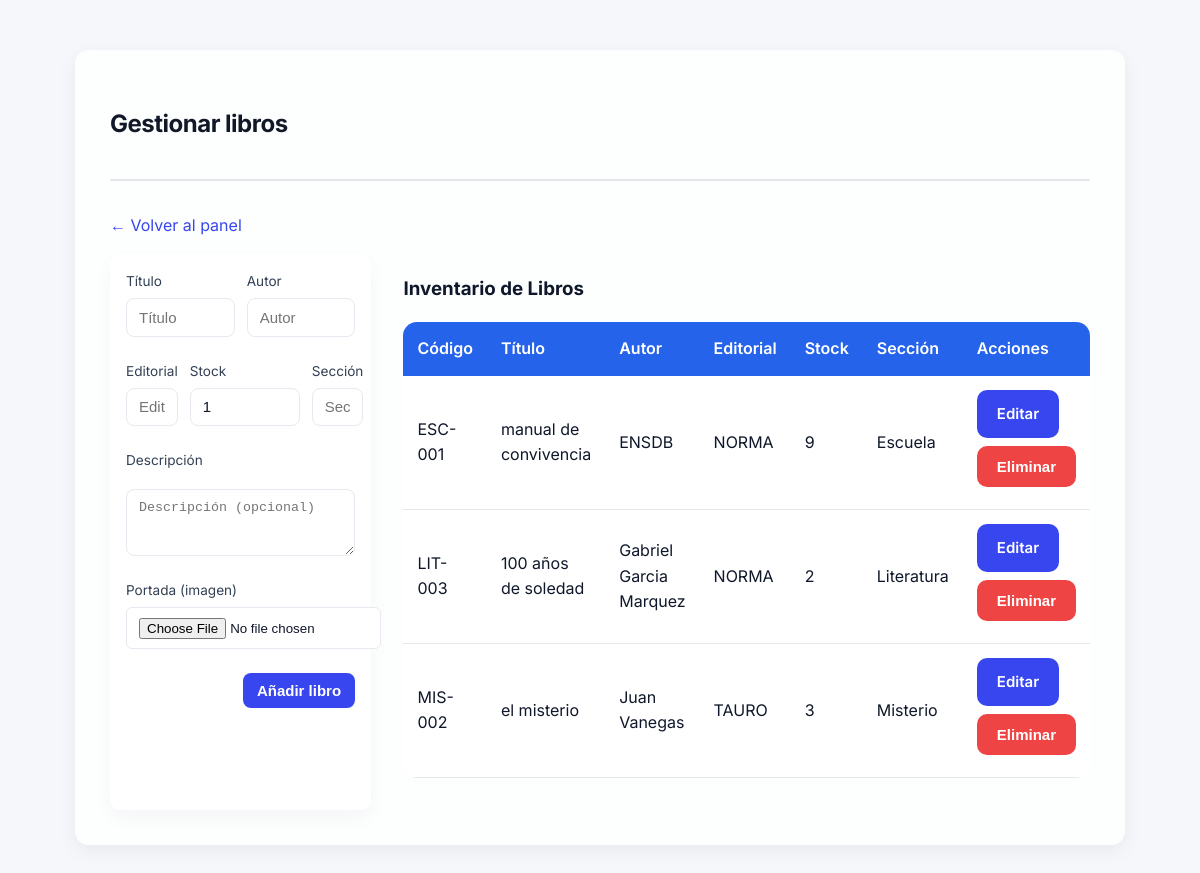
The page /admin_libros (signed in) on the database as committed earlier.
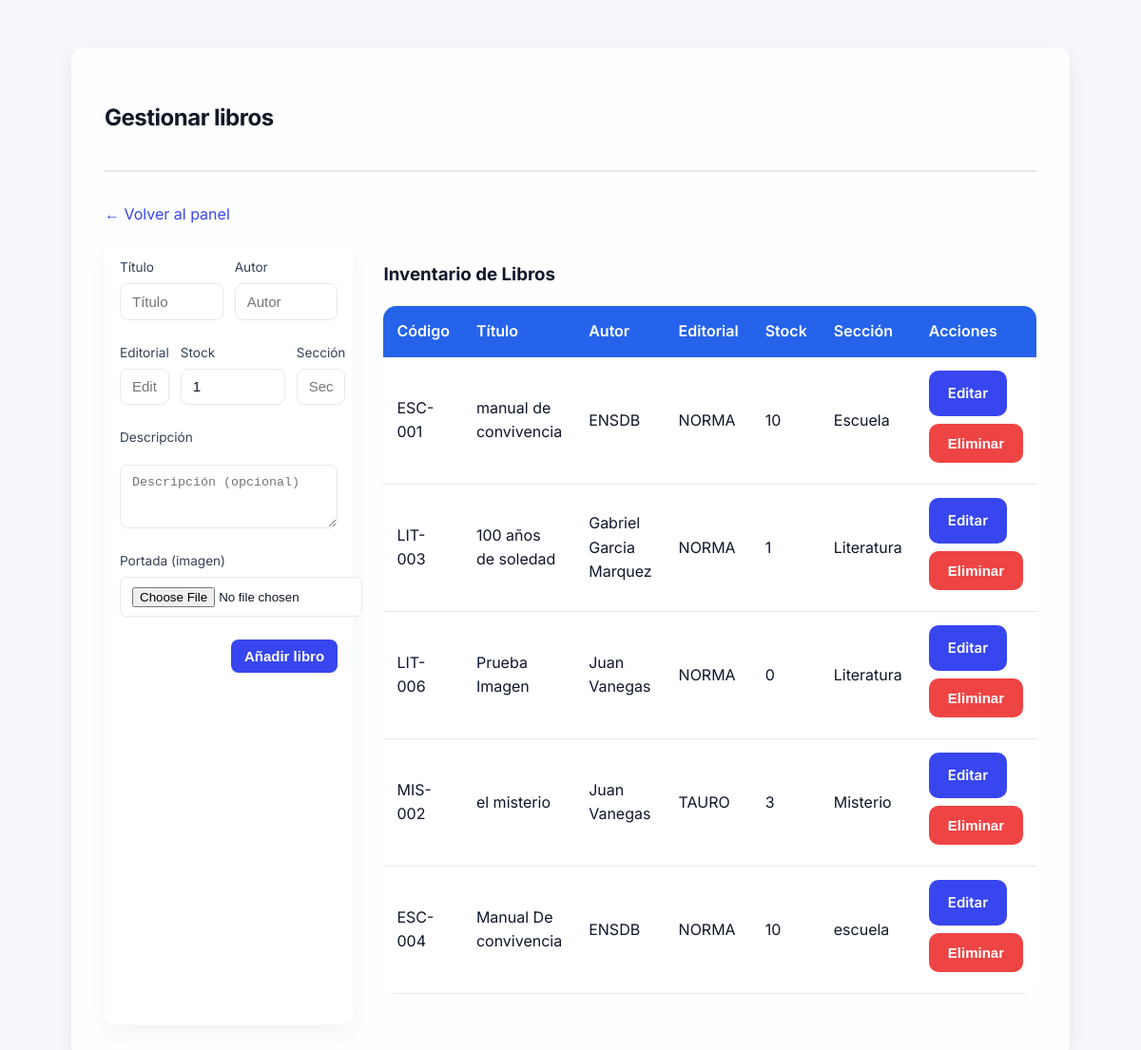
The same page on the database as committed later.
### tables this page shows
CREATE TABLE libro (
                id INTEGER PRIMARY KEY AUTOINCREMENT,
                titulo TEXT NOT NULL,
                autor TEXT NOT NULL,
                editorial TEXT NOT NULL,
                stock INTEGER NOT NULL,
                seccion TEXT NOT NULL
            , codigo_libro TEXT, portada_filename TEXT);

### biblioteca/app.py (the view, shortened to what this page needs)
@app.route('/admin_libros', methods=['GET', 'POST'])
def admin_libros():
    if not session.get('admin'):
        return redirect(url_for('admin_login'))
    conn = get_db_connection()
    libros = conn.execute('SELECT * FROM libro ORDER BY seccion, codigo_libro').fetchall()
    conn.close()
    return render_template('admin_libros.html', libros=libros)

### biblioteca/app.py (called while the page is built)
def get_db_connection():
    conn = sqlite3.connect(DATABASE)
    conn.row_factory = sqlite3.Row
    return conn

### biblioteca/templates/admin_libros.html (shortened to what this page needs)
<!DOCTYPE html>
<html lang="es">
<head>
    <link rel="stylesheet" href="{{ url_for('static', filename='css/styles.css') }}">
</head>
<body>
    <div class="container">
        <header class="header">
            <h2>Gestionar libros</h2>
        </header>
        {% block content %}
        <div style="margin-bottom:1rem;">
          <a href="{{ url_for('admin_panel') }}" class="btn-anim" style="display:inline-flex;align-items:center;gap:.5rem;">← Volver al panel</a>
        </div>
        <div class="admin-content">
            <form method="post" enctype="multipart/form-data" class="book-form" style="max-width:900px;margin:0 auto;">
              <div class="form-row">
                <div class="field">
                  <label for="titulo">Título</label>
                  <input id="titulo" type="text" name="titulo" placeholder="Título" required />
                </div>
                <div class="field">
                  <label for="autor">Autor</label>
                  <input id="autor" type="text" name="autor" placeholder="Autor" required />
                </div>
              </div>
              <div class="form-row">
                <div class="field">
                  <label for="editorial">Editorial</label>
                  <input id="editorial" type="text" name="editorial" placeholder="Editorial" required />
                </div>
                <div class="field small">
                  <label for="stock">Stock</label>
                  <input id="stock" type="number" name="stock" placeholder="Stock" min="0" value="1" required />
                </div>
                <div class="field">
                  <label for="seccion">Sección</label>
                  <input id="seccion" type="text" name="seccion" placeholder="Sección" required />
                </div>
              </div>
              <div class="form-row" style="flex-direction:column;">
                <label for="descripcion">Descripción</label>
                <textarea id="descripcion" name="descripcion" placeholder="Descripción (opcional)" rows="3"></textarea>
              </div>
              <div class="form-row">
                <div class="field">
                  <label for="portada">Portada (imagen)</label>
                  <input id="portada" name="portada" type="file" accept="image/*" />
                </div>
              </div>
              <div class="form-actions">
                <button type="submit" class="btn-anim">Añadir libro</button>
              </div>
            </form>
            <div class="books-list">
                <h3>Inventario de Libros</h3>
                <table>
                    <thead>
                        <tr>
                            <th>Código</th>
                            <th>Título</th>
                            <th>Autor</th>
                            <th>Editorial</th>
                            <th>Stock</th>
                            <th>Sección</th>
                            <th>Acciones</th>
                        </tr>
                    </thead>
                    <tbody>
                        {% for libro in libros %}
                        <tr>
                            <td data-label="Código">{{ libro['codigo_libro'] }}</td>
                            <td data-label="Título">{{ libro['titulo'] }}</td>
                            <td data-label="Autor">{{ libro['autor'] }}</td>
                            <td data-label="Editorial">{{ libro['editorial'] }}</td>
                            <td data-label="Stock">{{ libro['stock'] }}</td>
                            <td data-label="Sección">{{ libro['seccion'] }}</td>
                            <td data-label="Acciones">
                                <a href="{{ url_for('admin_editar_libro', libro_id=libro['id']) }}" class="btn btn-sm">Editar</a>
                                <form action="{{ url_for('admin_eliminar_libro', libro_id=libro['id']) }}" method="post" class="action-form" onsubmit="return confirm('¿Estás seguro de que quieres eliminar este libro? Esta acción puede no ser reversible.');">
                                    <button type.="submit" class="btn btn-sm btn-danger">Eliminar</button>
                                </form>
                            </td>
                        </tr>
                        {% else %}
                        <tr>
                            <td colspan="7">No hay libros registrados.</td>
                        </tr>
                        {% endfor %}
                    </tbody>
                </table>
            </div>
        </div>
        {% endblock %}
    </div>
</body>
</html>

### biblioteca/static/css/styles.css (style rules this page uses)
:root { --bg-page: #f6f7fb; --card-bg: #ffffff; --muted-bg: rgba(255,255,255,0.85); --text: #0f172a; --muted-text: #475569; --primary: #3746ef; --danger: #ef4444; }
body { background-color: var(--bg-page) !important; color: var(--text) !important; -webkit-font-smoothing:antialiased; }
header, nav, .navbar, .page, .content, .panel, .card, .form-control, input, textarea, button, a { color: var(--text) !important; }
form input[type="text"], form input[type="email"], form input[type="password"], form input[type="file"], form textarea, .form-control { display: block !important; width: 100% !important; padding: 0.6rem 0.75rem; margin-bottom: 0.75rem !important; border: 1px solid #e6e9ef; border-radius: 6px; background: #fff; color: var(--text) !important; }
button, .btn, .btn-primary { display: inline-block; padding: 0.55rem 0.9rem; background: var(--primary); color: #fff !important; border: none; border-radius: 6px; cursor: pointer; transition: transform .12s ease, box-shadow .12s ease, opacity .12s ease; margin-bottom: 0.5rem; }
a, .nav-link { color: var(--primary) !important; text-decoration: none; }
:root { --primary-color: #2563eb; --secondary-color: #f3f4f6; --accent-color: #10b981; --warning-color: #f59e0b; --error-color: #ef4444; --text-color: #1f2937; --heading-color: #111827; --card-bg: #ffffffcc; --shadow: 0 6px 20px rgba(0, 0, 0, 0.06); --border-radius: 14px; --transition: all 0.25s ease; }
body { background: linear-gradient(180deg, #e0e7ff 0%, #f9fafb 100%); font-family: 'Inter', sans-serif; margin: 0; padding: 20px; color: var(--text-color); line-height: 1.6; background-image: url('https://images.unsplash.com/photo-1507842217343-583bb7270b66?q=80&w=2070&auto=format&fit=crop'); background-size: cover; background-attachment: fixed; background-blend-mode: overlay; }
.container, .admin-container { max-width: 980px; margin: 30px auto; background: var(--card-bg); backdrop-filter: blur(10px); border-radius: var(--border-radius); box-shadow: var(--shadow); padding: 2.2em; transition: var(--transition); }
.header { display: flex; justify-content: space-between; align-items: center; margin-bottom: 2em; border-bottom: 2px solid #e5e7eb; padding-bottom: 1em; }
.header h2 { color: var(--heading-color); font-weight: 700; letter-spacing: -0.5px; }
button, .btn { border: none; border-radius: 10px; padding: 12px 20px; font-size: 15px; font-weight: 600; cursor: pointer; transition: var(--transition); color: #fff; display: inline-block; }
.btn-danger { background: var(--error-color); }
input[type="text"], input[type="email"], input[type="number"], input[type="password"] { width: 100%; padding: 12px; border-radius: 10px; border: 1px solid #d1d5db; font-size: 15px; transition: var(--transition); background-color: #f9fafb; }
table { width: 100%; border-collapse: collapse; border-radius: var(--border-radius); overflow: hidden; margin-bottom: 2em; }
th { background: var(--primary-color); color: #fff; padding: 14px; text-align: left; font-weight: 600; }
td { padding: 14px; background: #fff; border-bottom: 1px solid #e5e7eb; }
.btn-anim { transition: transform .12s, box-shadow .12s; }
.book-form { background: #fff; padding: 1rem; border-radius: 10px; box-shadow: 0 8px 20px rgba(15,23,42,0.04); margin-bottom: 1.25rem; }
.book-form .form-row { display: flex; gap: 0.75rem; margin-bottom: 0.75rem; align-items: flex-start; }
.book-form .field { flex: 1; display: flex; flex-direction: column; }
.book-form .field.small { flex: 0 0 110px; }
.book-form label { font-size: 0.85rem; color: #334155; margin-bottom: 0.35rem; }
.book-form input[type="text"], .book-form input[type="number"], .book-form textarea, .book-form input[type="email"], .book-form .form-control { width: 100%; padding: 0.6rem 0.75rem; border: 1px solid #e6e9ef; border-radius: 8px; background: #fff; color: #0f172a; box-sizing: border-box; }
.book-form textarea { resize: vertical; }
.book-form .form-actions { display: flex; justify-content: flex-end; margin-top: 0.5rem; }
.book-form .btn-anim { padding: 0.55rem 0.9rem; border-radius: 8px; }

### biblioteca/templates/admin_libros.html (style rules this page uses)
.admin-content { display: grid; grid-template-columns: 1fr 2fr; gap: 2em; }
.action-form { display: inline-block; margin: 0; }

Rows that differ between the two databases and show on the page:
changed libro "ESC-001": stock "9" → "10"
changed libro "LIT-003": stock "2" → "1"
added libro: codigo_libro "LIT-006", titulo "Prueba Imagen", autor "Juan Vanegas", editorial "NORMA", stock "0", seccion "Literatura"
added libro: codigo_libro "ESC-004", titulo "Manual De convivencia", autor "ENSDB", editorial "NORMA", stock "10", seccion "escuela"
